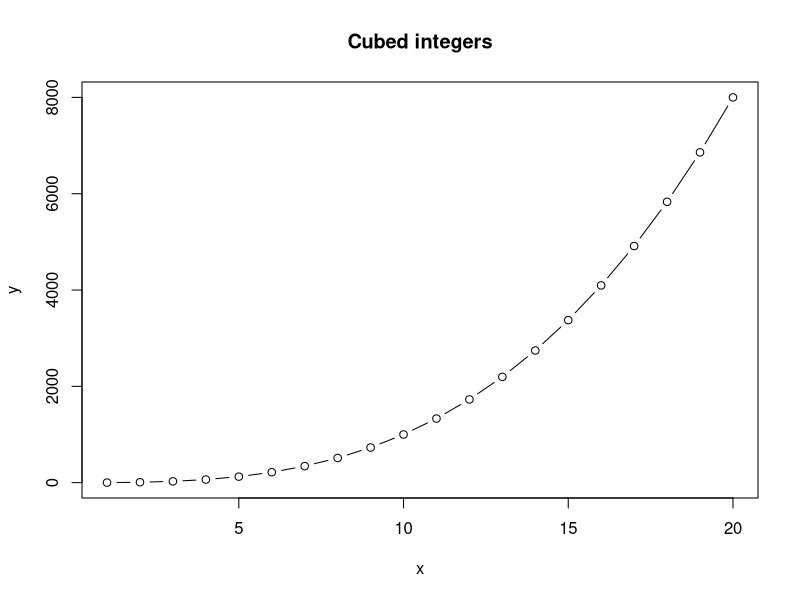

This chart was generated by the following R code:
## This is a R script 
## Run this code to make a plot of x and x^2 for the integers from 1 to 10

x <- 1:20
y <- x^3

plot(x,y, type = "b", main = "Cubed integers")
